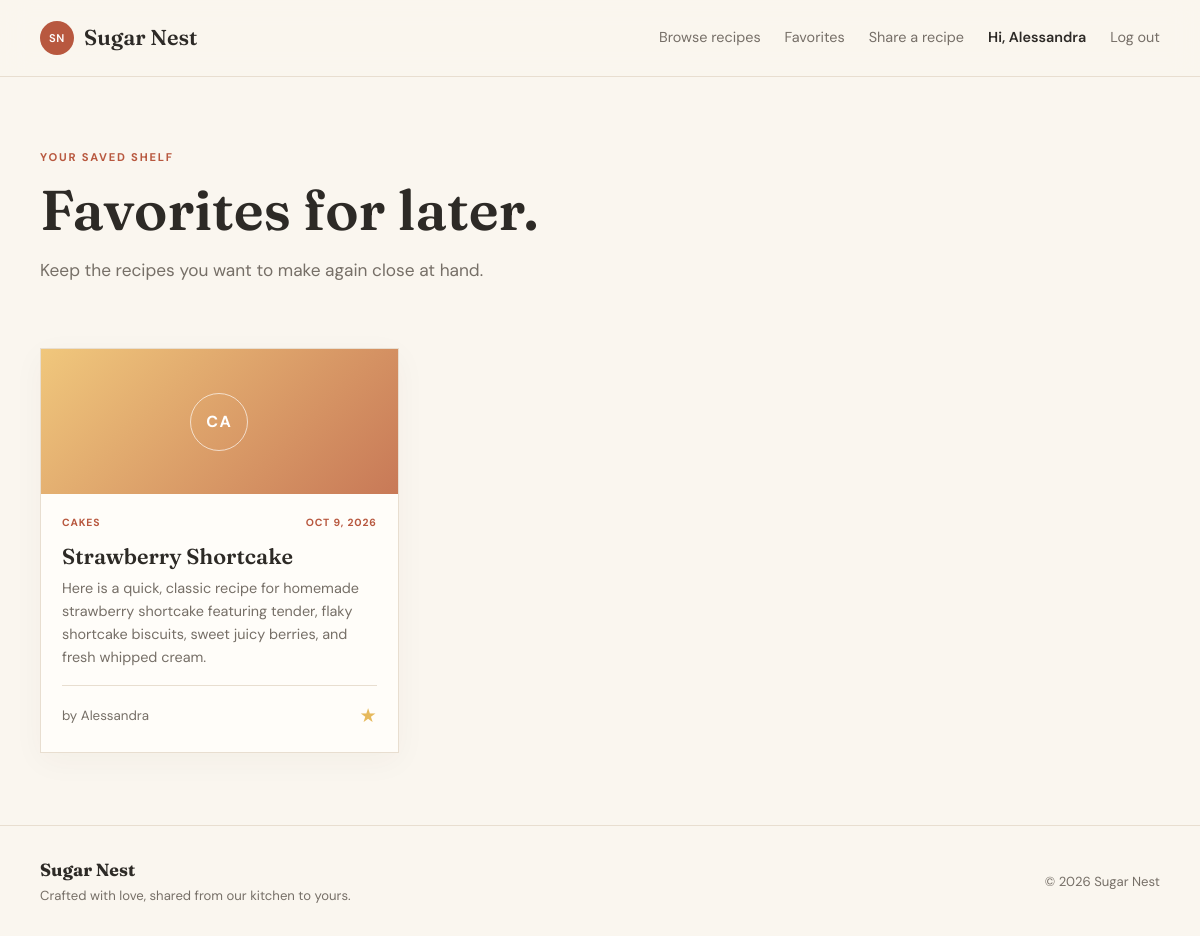
The page /favorites.php (signed in) on the database its author committed.
### tables this page shows
CREATE TABLE `recipes` (
  `id` int(10) UNSIGNED NOT NULL,
  `user_id` int(10) UNSIGNED NOT NULL,
  `category_id` int(10) UNSIGNED NOT NULL,
  `title` varchar(150) NOT NULL,
  `short_description` varchar(255) NOT NULL,
  `instructions` text NOT NULL,
  `created_at` timestamp NOT NULL DEFAULT current_timestamp(),
  `updated_at` timestamp NOT NULL DEFAULT current_timestamp() ON UPDATE current_timestamp()
);

CREATE TABLE `categories` (
  `id` int(10) UNSIGNED NOT NULL,
  `name` varchar(80) NOT NULL,
  `unit_options` longtext DEFAULT NULL CHECK (json_valid(`unit_options`)),
  `created_at` timestamp NOT NULL DEFAULT current_timestamp()
);

CREATE TABLE `users` (
  `id` int(10) UNSIGNED NOT NULL,
  `full_name` varchar(100) NOT NULL,
  `email` varchar(150) NOT NULL,
  `password_hash` varchar(255) NOT NULL,
  `created_at` timestamp NOT NULL DEFAULT current_timestamp()
);

### classes/Auth.php (called while the page is built, shortened)
<?php
class Auth
{
    public static function id(): ?int
    {
        return isset($_SESSION['user_id']) ? (int) $_SESSION['user_id'] : null;
    }
}

### classes/Database.php (called while the page is built, shortened)
<?php
class Database
{
    private static ?PDO $connection = null;
    public static function connection(): PDO
    {
        if (self::$connection === null) {
            $dsn = 'mysql:host=' . DB_HOST . ';dbname=' . DB_NAME . ';charset=utf8mb4';
            self::$connection = new PDO($dsn, DB_USER, DB_PASS, [
                PDO::ATTR_ERRMODE => PDO::ERRMODE_EXCEPTION,
                PDO::ATTR_DEFAULT_FETCH_MODE => PDO::FETCH_ASSOC,
                PDO::ATTR_EMULATE_PREPARES => false,
            ]);
        }
        return self::$connection;
    }
}

### classes/Favorite.php (called while the page is built, shortened)
<?php
class Favorite
{
    public static function forUser(int $userId): array
    {
        $statement = Database::connection()->prepare(
            'SELECT r.*, c.name AS category_name, u.full_name AS author_name
             FROM favorites f INNER JOIN recipes r ON r.id = f.recipe_id
             INNER JOIN categories c ON c.id = r.category_id
             INNER JOIN users u ON u.id = r.user_id
             WHERE f.user_id = :user_id ORDER BY f.created_at DESC'
        );
        $statement->execute(['user_id' => $userId]);
        return $statement->fetchAll();
    }
}

### includes/functions.php (called while the page is built, shortened)
<?php
function e(?string $value): string
{
    return htmlspecialchars($value ?? '', ENT_QUOTES, 'UTF-8');
}

### favorites.php (the view, shortened to what this page needs)
<?php
$pageTitle = 'Favorites'; $recipes = Favorite::forUser(Auth::id());
require __DIR__ . '/includes/header.php';
?><section class="container page-section listing-head"><p class="eyebrow">Your saved shelf</p><h1>Favorites for later.</h1><p class="lead">Keep the recipes you want to make again close at hand.</p></section><section class="container page-section results-section"><?php if (!$recipes): ?><div class="empty-state"><h3>No saved recipes yet.</h3><p>Tap “Save favorite” on a recipe you want to keep nearby.</p><a class="button" href="<?= BASE_URL ?>/recipes.php">Browse recipes</a></div><?php else: ?><div class="recipe-grid"><?php foreach ($recipes as $recipe): ?><article class="recipe-card"><div class="recipe-image"><span><?= e(strtoupper(substr($recipe['category_name'], 0, 2))) ?></span></div><div class="recipe-card-body"><div class="card-meta"><span><?= e($recipe['category_name']) ?></span><span><?= date('M j, Y', strtotime($recipe['created_at'])) ?></span></div><h3><a href="<?= BASE_URL ?>/recipe_view.php?id=<?= (int) $recipe['id'] ?>"><?= e($recipe['title']) ?></a></h3><p><?= e($recipe['short_description']) ?></p><div class="card-footer"><small>by <?= e($recipe['author_name']) ?></small><span class="favorite-mark">★</span></div></div></article><?php endforeach; ?></div><?php endif; ?></section><?php require __DIR__ . '/includes/footer.php'; ?>

### css/style.css (style rules this page uses)
:root { --ink:#2d2a26; --muted:#766f67; --cream:#faf6ef; --paper:#fffdf9; --rust:#b8583f; --rust-dark:#90432f; --honey:#e6b95c; --sage:#a4b29d; --line:#e8ded0; --shadow:0 18px 50px rgba(71,49,31,.09); }
* { box-sizing:border-box; }
html { scroll-behavior:smooth; }
body { margin:0; color:var(--ink); background:var(--cream); font-family:'DM Sans', sans-serif; line-height:1.6; }
a { color:inherit; text-decoration:none; }
.container { width:min(1120px, calc(100% - 40px)); margin:0 auto; }
.nav-wrap,.nav-account,.site-nav,.hero-actions,.card-footer,.section-heading,.footer-wrap,.band-grid,.detail-actions,.form-actions,.detail-kicker { display:flex; align-items:center; }
.eyebrow { margin:0 0 12px; color:var(--rust); text-transform:uppercase; font-size:.7rem; font-weight:700; letter-spacing:.16em; }
h1,h2,h3 { font-family:Fraunces,Georgia,serif; line-height:1.1; font-weight:600; margin:0 0 16px; }
h1 { font-size:clamp(2.7rem,6vw,5rem); max-width:760px; }
h3 { font-size:1.35rem; }
p { margin:0 0 16px; }
.hero-copy,.lead,.detail-description { color:var(--muted); font-size:1.08rem; max-width:600px; }
.page-section { padding:72px 0; }
.recipe-grid { display:grid; grid-template-columns:repeat(3,1fr); gap:22px; }
.recipe-card { background:var(--paper); border:1px solid var(--line); box-shadow:0 8px 30px rgba(71,49,31,.04); transition:.2s; }
.recipe-image { height:145px; display:grid; place-items:center; background:linear-gradient(135deg,#f0c77c,#c87957); color:#fff; }
.recipe-image span { border:1px solid rgba(255,255,255,.65); border-radius:50%; width:58px; height:58px; display:grid; place-items:center; font-weight:700; letter-spacing:.1em; }
.recipe-card-body { padding:21px; }
.card-meta,.detail-kicker { display:flex; justify-content:space-between; color:var(--rust); text-transform:uppercase; letter-spacing:.08em; font-size:.65rem; font-weight:700; gap:10px; }
.recipe-card h3 { margin-top:13px; margin-bottom:8px; }
.recipe-card p { color:var(--muted); font-size:.9rem; min-height:45px; }
.card-footer { justify-content:space-between; padding-top:15px; border-top:1px solid var(--line); color:var(--muted); }
.favorite-mark { color:var(--honey); font-size:1.2rem; }
.listing-head { padding-bottom:28px; }
.listing-head h1 { font-size:3.5rem; max-width:800px; }
.results-section { padding-top:20px; }

### rows shown on the page
recipes: category.name "CA", category.name "CAKES", created_at "OCT 9, 2026", title "Strawberry Shortcake", short_description "Here is a quick, classic recipe for homemade strawberry shortcake featuring tender, flaky shortcake biscuits, sweet juicy berries, and fresh whipped cream.", user.full_name "Alessandra"

### other values the page prints
$_SESSION['user_name'] "Alessandra"
